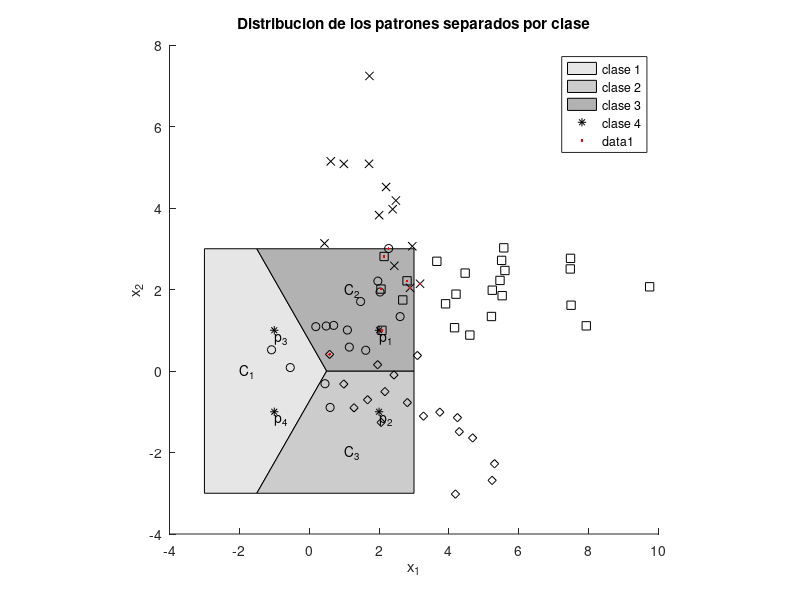
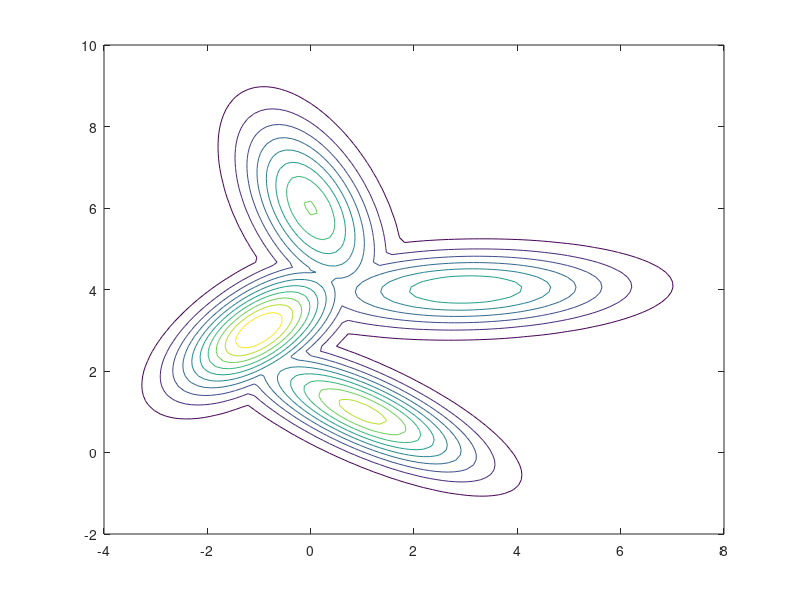

The MATLAB script that drew these images, in order:
%% Ejercicio 2
% Clasificación estadística de patrones.
%%
% 
% # Sea un clasificador geométrico lineal definido por:
% 
% * asdasd
% * asdas
% * asdasdfa
clc; close all; clear all;

x1 = [-3 -1.5 0.5 -1.5 -3 ];
y1 = [-3 -3   0  3    3 ];

x2 = [-1.5  3  3 0.5];
y2 = [-3   -3  0 0];

x3 = [-1.5 0.5 3 3 ];
y3 = [3 0 0 3 ];

hold on
fill(x1,y1,.9 *[1 1 1])
fill(x2,y2,.8 *[1 1 1])
fill(x3,y3,.7 *[1 1 1])

plot([2 2 -1 -1], [1 -1 1 -1], '*k')
text([2 2 -1 -1], [0.8 -1.2 0.8 -1.2],{'p_1','p_2','p_3','p_4'})
text([-2 1 1], [0 2 -2],{'C_1','C_2','C_3'})

hold off
axis square
xlabel('x_1')
ylabel('x_2')
% legend('C_1', 'C_2', 'C_3', 'Location','EastOutside')

%%

% Genero la grilla
% N = 100
% x1 = linspace(-2,2,N);
% x2 = linspace(-2,2,N);
% for i = 1:N
%     for j = 1:N
%         g1(i,j) = - x1(i);
%         g2(i,j) =   x1(i) + x2(j) -1;
%         g3(i,j) =   x1(i) - x2(j) -1;
%     end
% end
% 
% hold on
% surf(x1,x2,g1)
% surf(x1,x2,g2)
% surf(x1,x2,g3)
% hold off

%%
% Cargo los datos (patrones con sus clases respectivas)
data = load('gaussDATA.txt', '-ascii');
x = data(:,1:2); % patrones
c = data(:,3);   % identificador de clase
N = length(c);   % cantidad de ejemplos

c1 = find(c== 1); % indices de clase 1
c2 = find(c== 2); % indices de clase 2
c3 = find(c== 3); % indices de clase 3
c4 = find(c== 4); % indices de clase 4


hold on
plot(x(c1,1), x(c1,2), 'ok')
plot(x(c2,1), x(c2,2), 'xk')
plot(x(c3,1), x(c3,2), 'dk')
plot(x(c4,1), x(c4,2), 'sk')
hold off

xlabel('x_1'); ylabel('x_2');
legend('clase 1','clase 2','clase 3','clase 4')
title('Distribucion de los patrones separados por clase')

%%
% Por la gráfica se deduce que deberán utilizarse gaussianas con media
% desconocida y covarianza no isotropica desconocida

% Estimación de los parámetros para cada clase
% medias
u1 = mean(x(c1,:));
u2 = mean(x(c2,:));
u3 = mean(x(c3,:));
u4 = mean(x(c4,:));
% matrices de covarianzas
sig1 = cov(x(c1,:));
sig2 = cov(x(c2,:));
sig3 = cov(x(c3,:));
sig4 = cov(x(c4,:));

cn = zeros(size(c));

for n = 1:N
    xn = x(n,:); % voy leyendo de a un dato
    
    % Calculo los valores de las funciones discriminantes para xn
    g1 = mvnpdf(xn, u1, sig1);
    g2 = mvnpdf(xn, u2, sig2);
    g3 = mvnpdf(xn, u3, sig3);
    g4 = mvnpdf(xn, u4, sig4);
    
    % Busco cual es la clase ganadora, asigno 0 si cae en la frontera
    if     g1 > max([g2 g3 g4])
        cn(n) = 1;
    elseif g2 > max([g1 g3 g4])
        cn(n) = 2;
    elseif g3 > max([g1 g2 g4])
        cn(n) = 3;
    elseif g4 > max([g1 g2 g3])
        cn(n) = 4;
    else 
        cn(n) = 0;
    end
end

% busco cuales patrones fueron confundidos al clasificar
cwrong = find(c-cn); % patrones mal identificados
cright = find((c-cn) == 0); % patrones identificados correctamente

fprintf('La tasa de aciertos es de %0.2f %%\n',100*nnz(cright)/N); 
% disp(['La tasa de aciertos es de ' num2str(100*nnz(cright)/N) '%'])

hold on
plot(x(cwrong,1), x(cwrong,2), '.r')
hold off


T = 100; % cantidad de patrones de testeo
xtest = zeros(T,2);
ctest = zeros(T,1);
cn = zeros(size(ctest));
for i=1:T
    ctest(i) = randi([1 4]);
    
    if     ctest(i) == 1
        xtest(i,:) = mvnrnd(u1,sig1);
    elseif ctest(i) == 2
        xtest(i,:) = mvnrnd(u2,sig2);
    elseif ctest(i) == 3
        xtest(i,:) = mvnrnd(u3,sig3);
    elseif ctest(i) == 4
        xtest(i,:) = mvnrnd(u4,sig4);
    end
    
    % Calculo los valores de las funciones discriminantes para xn
    g1 = mvnpdf(xtest(i,:), u1, sig1);
    g2 = mvnpdf(xtest(i,:), u2, sig2);
    g3 = mvnpdf(xtest(i,:), u3, sig3);
    g4 = mvnpdf(xtest(i,:), u4, sig4);
    
    % Busco cual es la clase ganadora, asigno 0 si cae en la frontera
    if     g1 > max([g2 g3 g4])
        cn(i) = 1;
    elseif g2 > max([g1 g3 g4])
        cn(i) = 2;
    elseif g3 > max([g1 g2 g4])
        cn(i) = 3;
    elseif g4 > max([g1 g2 g3])
        cn(i) = 4;
    else 
        cn(n) = 0;
    end
end


c1 = find(ctest== 1); % indices de clase 1
c2 = find(ctest== 2); % indices de clase 2
c3 = find(ctest== 3); % indices de clase 3
c4 = find(ctest== 4); % indices de clase 4


figure
hold on
plot(xtest(c1,1), xtest(c1,2), 'ok')
plot(xtest(c2,1), xtest(c2,2), 'xk')
plot(xtest(c3,1), xtest(c3,2), 'dk')
plot(xtest(c4,1), xtest(c4,2), 'sk')
hold off

xlabel('x_1'); ylabel('x_2');
legend('clase 1','clase 2','clase 3','clase 4')
title('Distribucion de los patrones de testeo separados por clase')


% busco cuales patrones fueron confundidos al clasificar
cwrong = find(ctest-cn); % patrones mal identificados
cright = find((ctest-cn) == 0); % patrones identificados correctamente

fprintf('En testeo, la tasa de aciertos es de %0.2f %%\n',100*nnz(cright)/T); 
% disp(['La tasa de aciertos es de ' num2str(100*nnz(cright)/N) '%'])

hold on
plot(xtest(cwrong,1), xtest(cwrong,2), '.r')
hold off


x1 = linspace(-2,10);
x2 = linspace(-4,8);
[X1,X2] = meshgrid(x1,x2);
for i = 1:100
    for j = 1:100
        xn = [x1(i) x2(j)];
        gtest1(i,j) = mvnpdf(xn, u1, sig1);
        gtest2(i,j) = mvnpdf(xn, u2, sig2);
        gtest3(i,j) = mvnpdf(xn, u3, sig3);
        gtest4(i,j) = mvnpdf(xn, u4, sig4);
    end
end

maxgtest = cat(3, gtest1, gtest2, gtest3, gtest4);


contour(X2,X1,max(maxgtest,[],3))
% Z = mvnpdf([xtest(i,:), u1, sig1);
%     g2 = mvnpdf(xtest(i,:), u2, sig2);
%     g3 = mvnpdf(xtest(i,:), u3, sig3);
%     g4 = mvnpdf(xtest(i,:), u4, sig4);sin(X)+cos(Y);
% % 
% figure
% contour(X,Y,Z)

